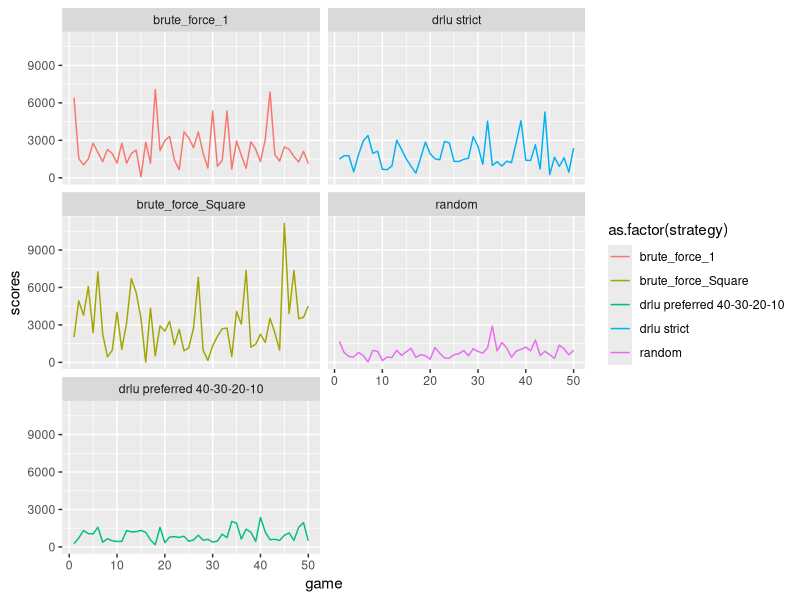
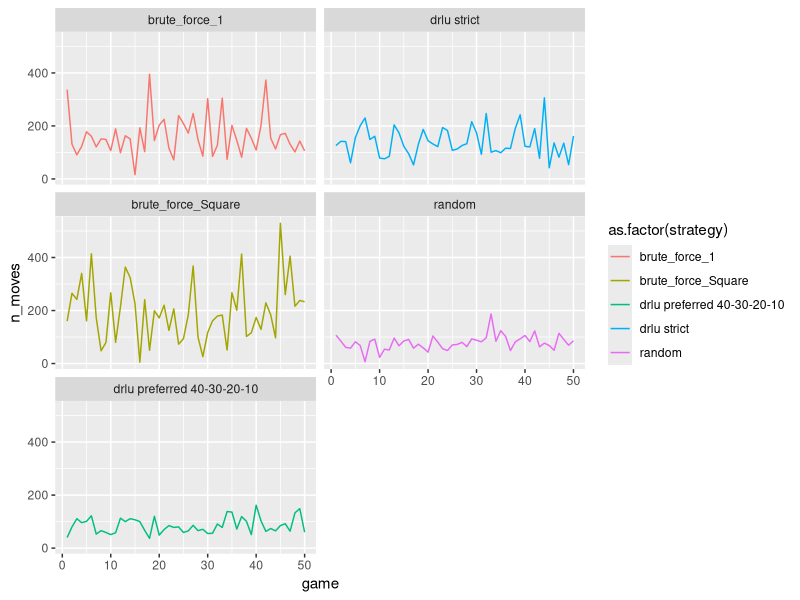
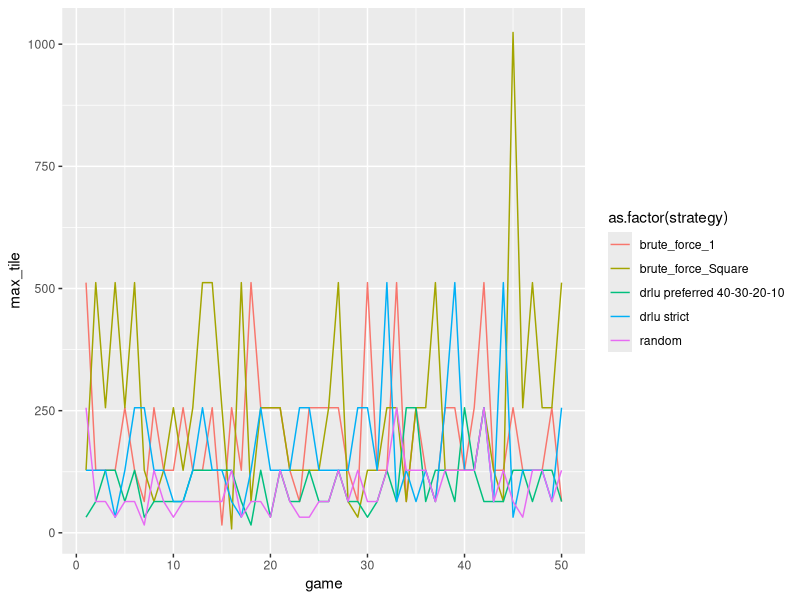
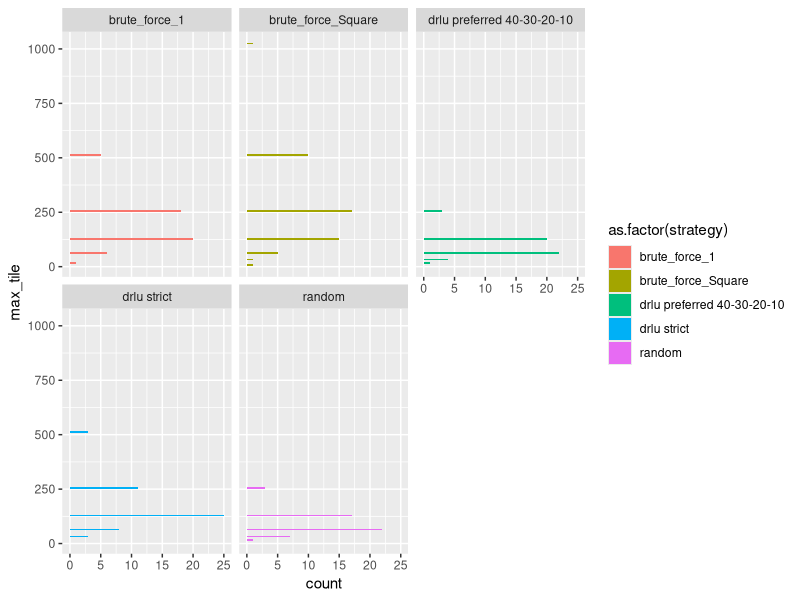

These figures' R source, in order:
# Shiny 2048 game
# Author: Nico
# Date: 2021/01/12
# v0.4: This time around it's all about playing automatically
# In total hours, I must be at 8-10h into this. (I couldn't sleep this morning)
# Future versions:
#   - Current algorithms are very "simplistic", and no ML involved... Maybe a ReLU?

library(reshape2)
library(ggplot2)

initialize_2048 <- function(side = 4) {
  m2048 <- matrix(rep(0, side^2), nrow = side)
  m2048[sample(1:side^2, 1)] <- 2
  list(board = m2048, score = 0, finished = 0, n_moves = 0)
}

# Does not affect score, so kept as-is
add_new_tile <- function(m2048) {
  available_empty <- length(m2048[m2048 == 0])
  if(available_empty > 0) {
    m2048[m2048 == 0][sample(1:length(m2048[m2048 == 0]), 1)] <- sample(c(2, 4), 1)  
  }
  m2048
}

# No change either
simply_move_down <- function(temp_col) {
  non_zero <- temp_col[temp_col != 0]
  c(rep(0, length(temp_col) - length(non_zero)), non_zero) # Implicit return
}

# Now we keep track of score upon merging tiles:
complete_move_down <- function(game_status) {
  t_score <- game_status$score
  game_status$board <- as.matrix(apply(game_status$board, MARGIN = 2, function(temp_col) {
    # Move all down first.
    temp_col <- simply_move_down(temp_col)
    # "consolidate down", in bottom-up order:
    for(i in length(temp_col):2) {
      if(temp_col[i] == temp_col[i-1]) {
        temp_col[i] <- temp_col[i]*2
        t_score <<- t_score + temp_col[i] # Only change that was needed to keep score...
        temp_col[i-1] <- 0
      }
    }
    # Once consolidated, we can then "move down" & return
    simply_move_down(temp_col) 
  }) # apply
  )
  game_status$score <- t_score
  game_status
}

# In less written lines of code, less repeated code, that is:
# Recursive rotation:
rotate_board_x <- function(m2048, n) {
  if((n %% 4) < 1) return(m2048) # Can only rotate so many times...
  t(apply(rotate_board_x(m2048, n-1), 2, rev)) # Recursive call
}

# Closure:
play_directed <- function(n) {
  function(game_status) {
    game_status$board <- rotate_board_x(game_status$board, n)
    game_status <- complete_move_down(game_status)
    game_status$board <- rotate_board_x(game_status$board, 4-n)
    game_status
  }
} 

# Exception
play_down <- function(game_status) {
  complete_move_down(game_status)
}
# For the rest:
play_right <- play_directed(1)
play_up <- play_directed(2)
play_left <- play_directed(3)
# Now to play down, call with n = 0
# To play right, call with n == 1
# (...)

game_finished <- function(game_status) {
  temp_board <- game_status$board
  
  available_empty <- length(temp_board[temp_board == 0])
  if(available_empty == 0) { # Simulated all possible next moves
    possibility1 <- play_down(game_status)$board
    possibility2 <- play_right(game_status)$board
    possibility3 <- play_up(game_status)$board
    possibility4 <- play_left(game_status)$board
    
    if(all(possibility1 == temp_board) &&
       all(play_right(game_status)$board == temp_board) &&
       all(play_up(game_status)$board == temp_board) &&
       all(play_left(game_status)$board == temp_board)) {
      return(TRUE)
    }
  }
  return(FALSE)
}


play_random_game <- function() {
  one_game <- initialize_2048()
  
  for(i in 0:1000) {
    # print(paste("Generation", i))
    # print(one_game)
    # #print(class(one_game))
    # flush.console()
    temp_board <- one_game$board
    # Simulate all moves:
    possibility1 <- play_down(one_game)
    possibility2 <- play_right(one_game)
    possibility3 <- play_left(one_game)
    possibility4 <- play_up(one_game)
    
    # Keep only possible next moves
    next_move <- list()
    available_positions <- c()
    if(!all(possibility1$board == temp_board)) {
      next_move[[1]] <- possibility1
      available_positions <- c(available_positions, 1)
    }
    if(!all(possibility2$board == temp_board)) {
      next_move[[2]] <- possibility2
      available_positions <- c(available_positions, 2)
    }
    if(!all(possibility3$board == temp_board)) {
      next_move[[3]] <- possibility3
      available_positions <- c(available_positions, 3)
    }
    if(!all(possibility4$board == temp_board)) {
      next_move[[4]] <- possibility4
      available_positions <- c(available_positions, 4)
    }
    # print("Available Next Moves:")
    # print(next_move)
    # flush.console()
    if(length(available_positions) > 1) {
      one_game <- next_move[[sample(available_positions, 1)]]
      one_game$board <- add_new_tile(one_game$board)
      one_game$n_moves <- one_game$n_moves + 1
    } else {
      one_game$finished <- 1
      return(one_game)
    }

    
  }
}

# Based on real-world experience, it's best to choose one direction over the others
# Then a second direction
# Then a third
# Only use the fourth direction of movement when no other option is available...
play_drlu_game <- function() {
  one_game <- initialize_2048()
  
  for(i in 0:1000) {
    # print(paste("Generation", i))
    # print(one_game)
    # #print(class(one_game))
    # flush.console()
    temp_board <- one_game$board
    # Simulate all moves:
    possibility1 <- play_down(one_game)
    possibility2 <- play_right(one_game)
    possibility3 <- play_left(one_game)
    possibility4 <- play_up(one_game)
    
    # Keep only possible next moves
    next_move <- list()
    available_positions <- c()
    if(!all(possibility1$board == temp_board)) {
      one_game <- possibility1
      one_game$board <- add_new_tile(one_game$board)
      one_game$n_moves <- one_game$n_moves + 1
      next
    }
    
    if(!all(possibility2$board == temp_board)) {
      one_game <- possibility2
      one_game$board <- add_new_tile(one_game$board)
      one_game$n_moves <- one_game$n_moves + 1
      next
    }
    if(!all(possibility3$board == temp_board)) {
      one_game <- possibility3
      one_game$board <- add_new_tile(one_game$board)
      one_game$n_moves <- one_game$n_moves + 1
      next
    }
    if(!all(possibility4$board == temp_board)) {
      one_game <- possibility4
      one_game$board <- add_new_tile(one_game$board)
      one_game$n_moves <- one_game$n_moves + 1
      next
    }

    one_game$finished <- 1
    return(one_game)
  }
}

# Similar to the above, but less strict
play_40_30_20_10_game <- function() {
  one_game <- initialize_2048()
  
  for(i in 0:1000) {
    # print(paste("Generation", i))
    # print(one_game)
    # #print(class(one_game))
    # flush.console()
    temp_board <- one_game$board
    # Simulate all moves:
    possibility1 <- play_down(one_game)
    possibility2 <- play_right(one_game)
    possibility3 <- play_left(one_game)
    possibility4 <- play_up(one_game)
    
    # Keep only possible next moves
    next_move <- list()
    available_positions <- c()
    if(!all(possibility1$board == temp_board)) {
      next_move[[1]] <- possibility1
      available_positions <- c(available_positions, rep(1, 40))
    }
    if(!all(possibility2$board == temp_board)) {
      next_move[[2]] <- possibility2
      available_positions <- c(available_positions, rep(2, 30))
    }
    if(!all(possibility3$board == temp_board)) {
      next_move[[3]] <- possibility3
      available_positions <- c(available_positions, rep(3, 20))
    }
    if(!all(possibility4$board == temp_board)) {
      next_move[[4]] <- possibility4
      available_positions <- c(available_positions, rep(4, 10))
    }
    # print("Available Next Moves:")
    # print(next_move)
    # flush.console()
    if(length(available_positions) > 1) {
      one_game <- next_move[[sample(available_positions, 1)]]
      one_game$board <- add_new_tile(one_game$board)
      one_game$n_moves <- one_game$n_moves + 1
    } else {
      one_game$finished <- 1
      return(one_game)
    }
    
    
  }
}

# Choose best option based on movement's score
# Careful here: This game is not a Markov Chain.
# There is some randomness (new tile position and value)
# So this here is not exhaustive: We would have to simulate all POSSIBLE next moves...
play_bruteforce1_game <- function() {
  one_game <- initialize_2048()
  
  for(i in 0:1000) {
    # print(paste("Generation", i))
    # print(one_game)
    # #print(class(one_game))
    # flush.console()
    temp_board <- one_game$board
    # Simulate all moves:
    possibility1 <- play_down(one_game)
    possibility2 <- play_right(one_game)
    possibility3 <- play_left(one_game)
    possibility4 <- play_up(one_game)
    
    # Keep only possible next moves
    next_move <- list()
    position_score <- c(-1, -1, -1, -1)
    if(!all(possibility1$board == temp_board)) {
      next_move[[1]] <- possibility1
      position_score[1] <- possibility1$score
    }
    if(!all(possibility2$board == temp_board)) {
      next_move[[2]] <- possibility2
      position_score[2] <- possibility2$score
    }
    if(!all(possibility3$board == temp_board)) {
      next_move[[3]] <- possibility3
      position_score[3] <- possibility3$score
    }
    if(!all(possibility4$board == temp_board)) {
      next_move[[4]] <- possibility4
      position_score[4] <- possibility4$score
    }
    
    # print("Available Next Moves:")
    # print(next_move)
    # flush.console()
    if(length(position_score[position_score >= 0]) > 1) {
      one_game <- next_move[[which.max(position_score)]]
      one_game$board <- add_new_tile(one_game$board)
      one_game$n_moves <- one_game$n_moves + 1
    } else {
      one_game$finished <- 1
      return(one_game)
    }
  }
}

# Choose best option over overall next movement's possible derived scores
# Careful here: This game is not a Markov Chain.
# There is some randomness (new tile position and value)
# So this here is not exhaustive: We would have to simulate all POSSIBLE next moves...
play_bruteforceSquare_game <- function() {
  one_game <- initialize_2048()
  
  for(i in 0:1000) {
    # print(paste("Generation", i))
    # print(one_game)
    # #print(class(one_game))
    # flush.console()
    temp_board <- one_game$board
    # Simulate all moves:
    possibility1 <- play_down(one_game)
    possibility2 <- play_right(one_game)
    possibility3 <- play_left(one_game)
    possibility4 <- play_up(one_game)
    
    # Keep only possible next moves
    next_move <- list()
    position_score <- c(-1, -1, -1, -1)
    if(!all(possibility1$board == temp_board)) {
      next_move[[1]] <- possibility1
      position_score[1] <- sum(play_down(possibility1)$score,
                               play_right(possibility1)$score,
                               play_left(possibility1)$score,
                               play_up(possibility1)$score)
    }
    if(!all(possibility2$board == temp_board)) {
      next_move[[2]] <- possibility2
      position_score[2] <- sum(play_down(possibility2)$score,
                               play_right(possibility2)$score,
                               play_left(possibility2)$score,
                               play_up(possibility2)$score)
    }
    if(!all(possibility3$board == temp_board)) {
      next_move[[3]] <- possibility3
      position_score[3] <- sum(play_down(possibility2)$score,
                               play_right(possibility2)$score,
                               play_left(possibility2)$score,
                               play_up(possibility2)$score)
    }
    if(!all(possibility4$board == temp_board)) {
      next_move[[4]] <- possibility4
      position_score[4] <- sum(play_down(possibility2)$score,
                               play_right(possibility2)$score,
                               play_left(possibility2)$score,
                               play_up(possibility2)$score)
    }
    
    # print("Available Next Moves:")
    # print(next_move)
    # flush.console()
    if(length(position_score[position_score >= 0]) > 1) {
      one_game <- next_move[[which.max(position_score)]]
      one_game$board <- add_new_tile(one_game$board)
      one_game$n_moves <- one_game$n_moves + 1
    } else {
      one_game$finished <- 1
      return(one_game)
    }
  }
}

# Messy code but controlled/readable
strategy1 <- list()
strategy2 <- list()
strategy3 <- list()
strategy4 <- list()
strategy5 <- list()

length_games <-50

for(i in 1:length_games) {
  print(paste("Playing Game:", i))
  flush.console()
  strategy1[[i]] <- play_random_game()
  strategy2[[i]] <- play_drlu_game()
  strategy3[[i]] <- play_40_30_20_10_game()
  strategy4[[i]] <- play_bruteforce1_game()
  strategy5[[i]] <- play_bruteforceSquare_game()
}

df1 <- data.frame(game = 1:length_games,
                  strategy = rep("random", length_games),
                  scores = unlist(lapply(strategy1, function(x) {x$score})),
                  max_tile = unlist(lapply(strategy1, function(x) {max(x$board)})),
                  n_moves = unlist(lapply(strategy1, function(x) {x$n_moves})))
df2 <- data.frame(game = 1:length_games,
                  strategy = rep("drlu strict", length_games),
                  scores = unlist(lapply(strategy2, function(x) {x$score})),
                  max_tile = unlist(lapply(strategy2, function(x) {max(x$board)})),
                  n_moves = unlist(lapply(strategy2, function(x) {x$n_moves})))
df3 <- data.frame(game = 1:length_games,
                  strategy = rep("drlu preferred 40-30-20-10", length_games),
                  scores = unlist(lapply(strategy3, function(x) {x$score})),
                  max_tile = unlist(lapply(strategy3, function(x) {max(x$board)})),
                  n_moves = unlist(lapply(strategy3, function(x) {x$n_moves})))
df4 <- data.frame(game = 1:length_games,
                  strategy = rep("brute_force_1", length_games),
                  scores = unlist(lapply(strategy4, function(x) {x$score})),
                  max_tile = unlist(lapply(strategy4, function(x) {max(x$board)})),
                  n_moves = unlist(lapply(strategy4, function(x) {x$n_moves})))
df5 <- data.frame(game = 1:length_games,
                  strategy = rep("brute_force_Square", length_games),
                  scores = unlist(lapply(strategy5, function(x) {x$score})),
                  max_tile = unlist(lapply(strategy5, function(x) {max(x$board)})),
                  n_moves = unlist(lapply(strategy5, function(x) {x$n_moves})))
df_for_plot <- rbind(df1, df2, df3, df4, df5)


ggplot(df_for_plot, aes(x = game, y = scores, group = strategy)) + facet_wrap(~ as.factor(strategy), dir = "v") + geom_line(aes(colour = as.factor(strategy)))
#ggplot(df_for_plot, aes(x = game, y = scores, group = strategy)) + geom_boxplot(aes(colour = as.factor(strategy)))
ggplot(df_for_plot, aes(x = game, y = n_moves, group = strategy)) + facet_wrap(~ as.factor(strategy), dir = "v") + geom_line(aes(colour = as.factor(strategy)))
#ggplot(df_for_plot, aes(x = game, y = n_moves, group = strategy)) + geom_boxplot(aes(colour = as.factor(strategy)))
ggplot(df_for_plot, aes(x = game, y = max_tile, group = strategy)) + geom_line(aes(colour = as.factor(strategy)))
#ggplot(df_for_plot, aes(x = game, y = max_tile, group = strategy)) + geom_boxplot(aes(colour = as.factor(strategy)))
ggplot(df_for_plot, aes(y = max_tile)) + facet_wrap( ~ as.factor(strategy)) + geom_bar(aes(fill = as.factor(strategy)))
